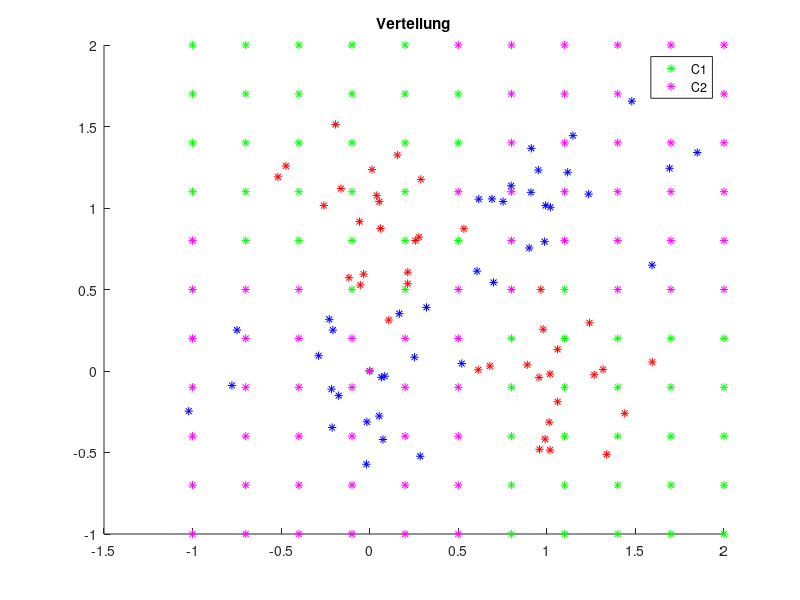
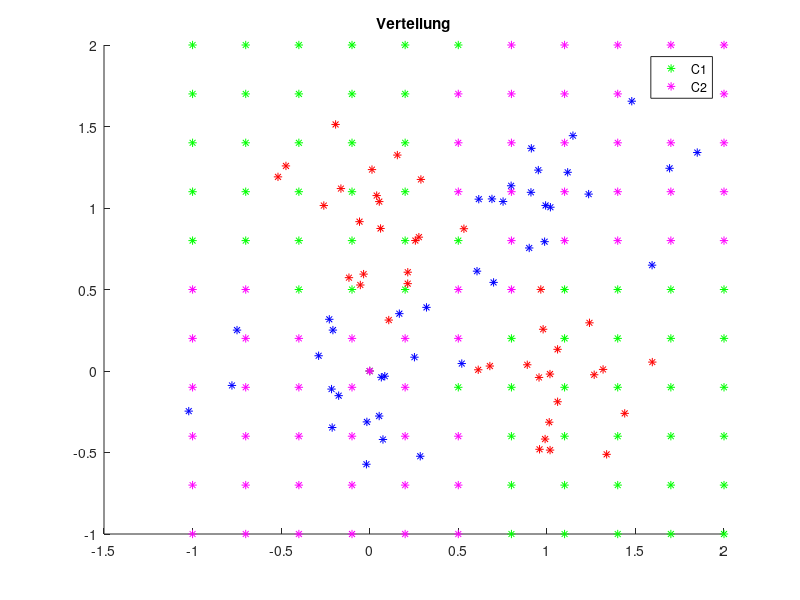
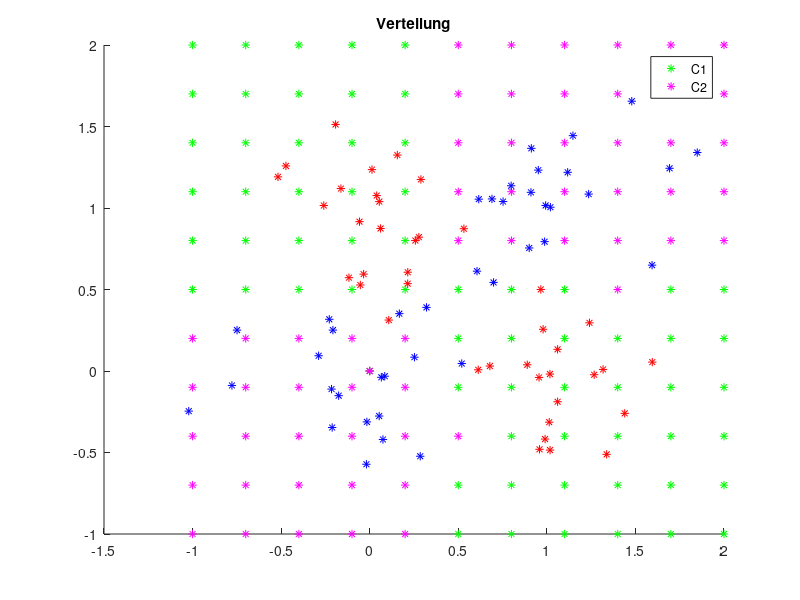
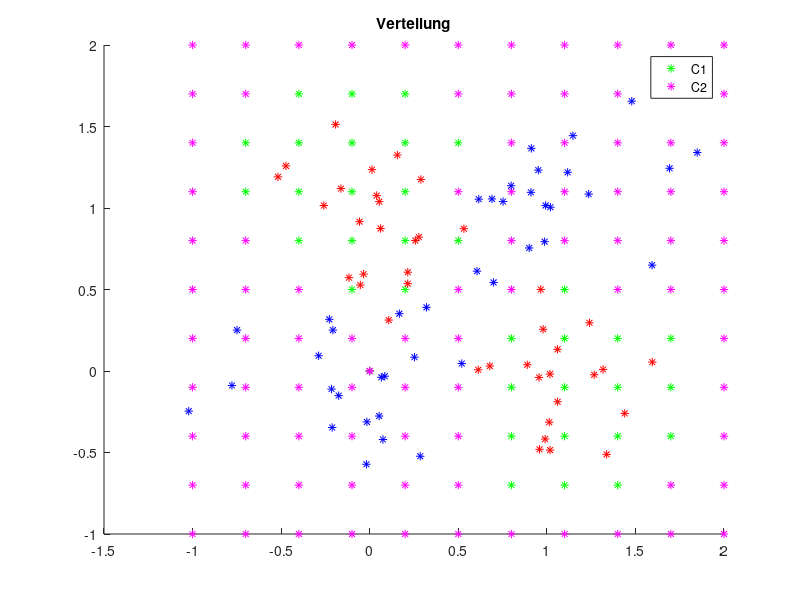

Recreate these plots in MATLAB, in order.
#! /usr/bin/octave -qf

global mu = [0, 1; 1, 0; 0, 0; 1, 1];
global sigma = sqrt(0.1);
global nSampPerClass = 40;

# Generate samples
function _samples = generateSamples()
	global mu;
	global sigma;
	global nSampPerClass;

	_samples = [];
	samplesC1X = [];
	samplesC1Y = [];
	samplesC2X = [];
	samplesC2Y = [];

	subC1 = [[], []; [], []];
	subC2 = [[], []; [], []];
	for p = 1:2
		for d = 1:2
			myMu = mu(p, d);
			for s = 1:nSampPerClass
				subC1(p, d, s) = myMu + sigma*randn;
			endfor
		endfor
	endfor
	for p = 1:2
		for d = 1:2
			myMu = mu(2+p, d);
			for s = 1:nSampPerClass
				subC2(p, d, s) = myMu + sigma*randn;
			endfor
		endfor
	endfor

	for s = 1:nSampPerClass
		ci = 1 + mod(s, 2);
		x = subC1(ci, 1, s);
		y = subC1(ci, 2, s);
		samplesC1X(end+1) = x;
		samplesC1Y(end+1) = y;
	endfor

	for s = 1:nSampPerClass
		ci = 1 + mod(s, 2);
		x = subC2(ci, 1, s);
		y = subC2(ci, 2, s);
		samplesC2X(end+1) = x;
		samplesC2Y(end+1) = y;
	endfor

	_samples = [samplesC1Y; samplesC1X; samplesC2Y; samplesC2X];
endfunction


# measure distance between two data points
function _distance = distance(p1, p2)
	_distance = norm(p1-p2);
endfunction

# convenience function to access a datapoint
function _point = get_point(DATA, index)
	n = length(DATA);
	_point = [DATA(index); DATA(index + n)];
endfunction



# 9.1 k Nearest Neighbors

function _knn = knn(dataTrainingC, point, k)
	distances = [];
	n = length(dataTrainingC);
	for i = 1:n # iterate over all training points
		x = [dataTrainingC(i, 1), dataTrainingC(i, 2)]; # training data point
		t = dataTrainingC(i, 3); # label
		# add distance and target of current point
		distances = [distances; distance(point, x), t];
	endfor
	distances = sortrows(distances); # sort rows (by first column -> sort by distance ascending)
	distances(k+1:end,:)=[]; # delete everything except the first k rows
	s = sum(distances, 1); # sum along the cols
	s(:,1) = []; # keep only the label sum
	_knn = round(s / k);
endfunction


# 9.2 Parzen Windows

function _pn = pn(dataTrainingC, point, parzenSigma)
	classesWeighted = [0, 0];
	n = length(dataTrainingC);
	for i = 1:n # iterate over all training points
		x = [dataTrainingC(i, 1), dataTrainingC(i, 2)]; # training data point
		t = dataTrainingC(i, 3); # label
		# add distance and target of current point
		classesWeighted(t) += 1 / sqrt(2*pi*parzenSigma^2) * exp(-distance(point, x)^2 / (2*parzenSigma^2));
	endfor
	if classesWeighted(1) > classesWeighted(2)
		_pn = 1;
	else
		_pn = 2;
	endif
endfunction



# 9.3 RBF Network

function _phi = phi(x, t, sigma)
	_phi = exp(-1 * (x - t)^2 / 2 * sigma^2);
endfunction

# calculate the k centroids
function _centroids = kmeans(dataTrainingC, k, DATA)
	n = length(dataTrainingC);
	# pick random data points as initial centroids
	t = [];
	for i = 1:k
		index = unidrnd(n);
		t = [t, get_point(dataTrainingC, index)];
	endfor
	# update cenroids
	for i = 1:(10 * n)
		index = unidrnd(n);
		# choose data point
		x = get_point(dataTrainingC, index);

		# determine closest centroid
		distances = [];
		for j = 1:length(t)
			distances = [distances; distance(x, t(:,j)), j];
		endfor
		distances = sortrows(distances);
		jnearest = distances(1,2);
		nearest = t(:,jnearest);

		# update centroid
		nearest = nearest + (1 / n) * (x - nearest);
		t(:,jnearest) = nearest;
	endfor
	_centroids = t;
endfunction


function plotClsDist(dataTrainingP, testC1, testC2, name)
	global mySamples;

	f = figure('Visible', 'off');
	hold on
	plot(testC1'(1,:), testC1'(2,:), 'g*');
	plot(testC2'(1,:)', testC2'(2,:), 'm*');

	plot(dataTrainingP(1,:), dataTrainingP(2,:), 'r*');
	plot(dataTrainingP(3,:), dataTrainingP(4,:), 'b*');
	title("Verteilung");
	legend(["C1"; "C2"]);
	print(strcat("out_", name, ".png"), "-dpng");
	hold off
endfunction


function _classifiedGrid = classifyGrid(dataTrainingC, classifier)
	global stepSize;

	_classifiedGrid = [];

	steps = -1 : stepSize : 2;
	for x = steps
		for y = steps
			tdi = length(_classifiedGrid) + 1;
			_classifiedGrid(tdi, 1) = x;
			_classifiedGrid(tdi, 2) = y;
			_classifiedGrid(tdi, 3) = feval(classifier, dataTrainingC, [x, y]);
		endfor
	endfor
endfunction



function _testClassData = separateTestDataIntoClasses(classifiedGrid, wantedClass)
	_testClassData = [];
	for tdi = 1:length(classifiedGrid)
		if classifiedGrid(tdi, 3) == wantedClass
			newInd = length(_testClassData) + 1;
			_testClassData(newInd, 1) = classifiedGrid(tdi, 1);
			_testClassData(newInd, 2) = classifiedGrid(tdi, 2);
			_testClassData(newInd, 3) = classifiedGrid(tdi, 3);
		end
	endfor
endfunction

function _cls = classifierKnn(dataTrainingC, point)
	global k;
	_cls = knn(dataTrainingC, point, k);
endfunction

function _cls = classifierParzen(dataTrainingC, point)
	global parzenSigma;
	_cls = pn(dataTrainingC, point, parzenSigma);
endfunction

function _cls = plotClassifier(dataTrainingC, dataTrainingP, classifier, nameSuffix)
	classifiedGrid = classifyGrid(dataTrainingC, classifier);
	testClassData1 = separateTestDataIntoClasses(classifiedGrid, 1);
	testClassData2 = separateTestDataIntoClasses(classifiedGrid, 2);

	name = strcat(classifier, "_", nameSuffix);
	plotClsDist(dataTrainingP, testClassData1, testClassData2, name);
endfunction


function plotKnn(dataTrainingC, dataTrainingP, myK)
	global k;
	k = myK;
	plotClassifier(dataTrainingC, dataTrainingP, 'classifierKnn', strcat("k_", num2str(k)));
endfunction

function plotParzen(dataTrainingC, dataTrainingP, mySigma)
	global parzenSigma;
	parzenSigma = mySigma;
	plotClassifier(dataTrainingC, dataTrainingP, 'classifierParzen', strcat("sigma_", num2str(parzenSigma)));
endfunction



dataTrainingP = generateSamples();

dataTrainingC = [
	dataTrainingP(1,:)' dataTrainingP(2,:)' 1 * ones(nSampPerClass, 1), zeros(nSampPerClass, 1);
	dataTrainingP(3,:)' dataTrainingP(4,:)' 2 * ones(nSampPerClass, 1), zeros(nSampPerClass, 1)];

global stepSize = 0.3;



plotKnn(dataTrainingC, dataTrainingP, 1);
plotKnn(dataTrainingC, dataTrainingP, 5);
plotKnn(dataTrainingC, dataTrainingP, 25);

plotParzen(dataTrainingC, dataTrainingP, 0.01);
plotParzen(dataTrainingC, dataTrainingP, 0.1);
plotParzen(dataTrainingC, dataTrainingP, 0.5);
